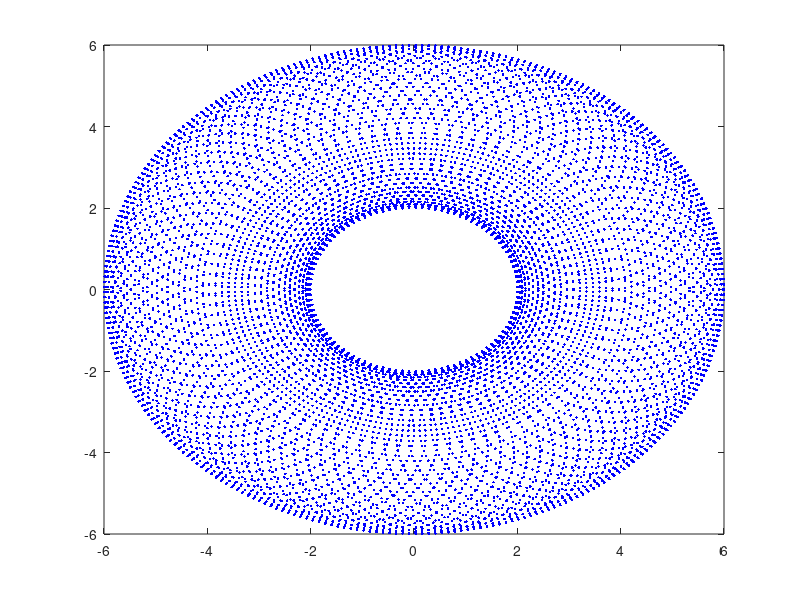

The MATLAB source for this figure:
clc; clear; close all;

% 2DOF robot workspace only
l1 = 4;
l2 = 2;

theta1_vals = linspace(0, 2*pi, 100);
theta2_vals = linspace(0, 2*pi, 100);

x_vals = [];
y_vals = [];

figure;
grid on;
axis equal;
axis([-6, 6, -6, 6]);

xlabel('X axis');
ylabel('Y axis');
title('2DOF Robot Workspace');

for theta1 = theta1_vals
  for theta2 = theta2_vals
   x = l1 * cos(theta1) + l2 * cos(theta1 + theta2);
   y = l1 * sin(theta1) + l2 * sin(theta1 + theta2);

   x_vals = [x_vals, x];
   y_vals = [y_vals, y];
  endfor
end

plot(x_vals, y_vals, 'b.');
